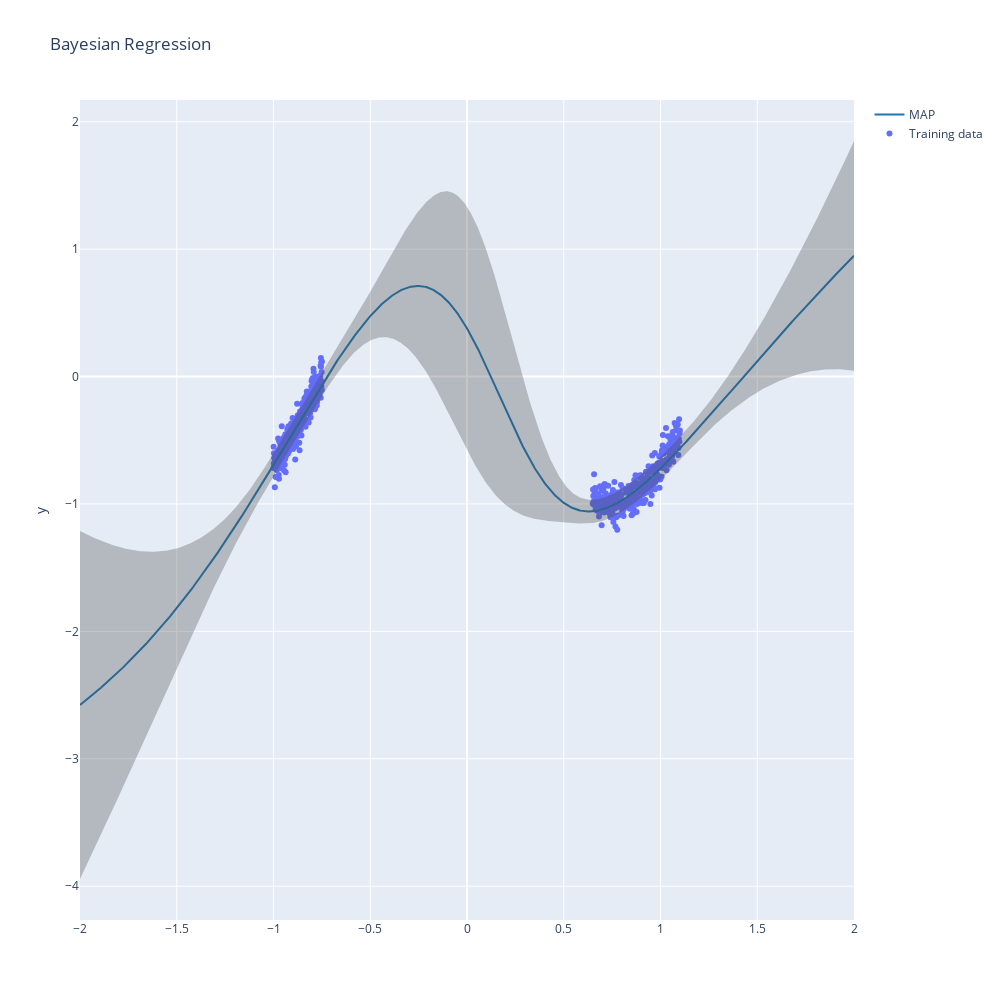

Notebook cell for this chart:
### Code cell
la = experiment_btwn.train_la_marglik(dataloader=experiment_btwn.train_dataloader, hessian_structure="full")
X_train, y_train = experiment_btwn.train_dataloader.dataset.get_arrays()
X = np.linspace(-2, 2, 1000).reshape(1000, 1)
X_test = torch.from_numpy(X.astype(np.float32))
x= X.reshape(1000)
f_mu, f_var = la(x=X_test)
f_mu = f_mu.squeeze().detach().cpu().numpy()
f_sigma = f_var.squeeze().sqrt().cpu().numpy()
pred_std = np.sqrt(f_sigma**2 + la.sigma_noise.item()**2)
plot_regression(X_train, y_train, x, f_mu, pred_std)

### Figure 1 — Plotly figure (JSON) as saved in the notebook; plotly's stock layout.template omitted (floating-point values rounded to 4 significant figures; data arrays with more than 128 entries replaced by an {"elided": "..."} marker saying what was removed)
{"data": [{"mode": "markers", "name": "Training data", "type": "scatter", "x": {"elided": "670 float values"}, "y": {"elided": "670 float values"}}, {"line": {"color": "rgb(31, 119, 180)"}, "mode": "lines", "name": "MAP", "type": "scatter", "x": {"elided": "1000 float values"}, "y": {"elided": "1000 float values"}}, {"line": {"width": 0}, "marker": {"color": "#444"}, "mode": "lines", "name": "Upper Bound", "showlegend": false, "type": "scatter", "x": {"elided": "1000 float values"}, "y": {"elided": "1000 float values"}}, {"fill": "tonexty", "fillcolor": "rgba(68, 68, 68, 0.3)", "line": {"width": 0}, "marker": {"color": "#444"}, "mode": "lines", "name": "Lower Bound", "showlegend": false, "type": "scatter", "x": {"elided": "1000 float values"}, "y": {"elided": "1000 float values"}}], "layout": {"autosize": false, "height": 1000, "hovermode": "x", "title": {"text": "Bayesian Regression"}, "width": 1000, "yaxis": {"title": {"text": "y"}}}}
